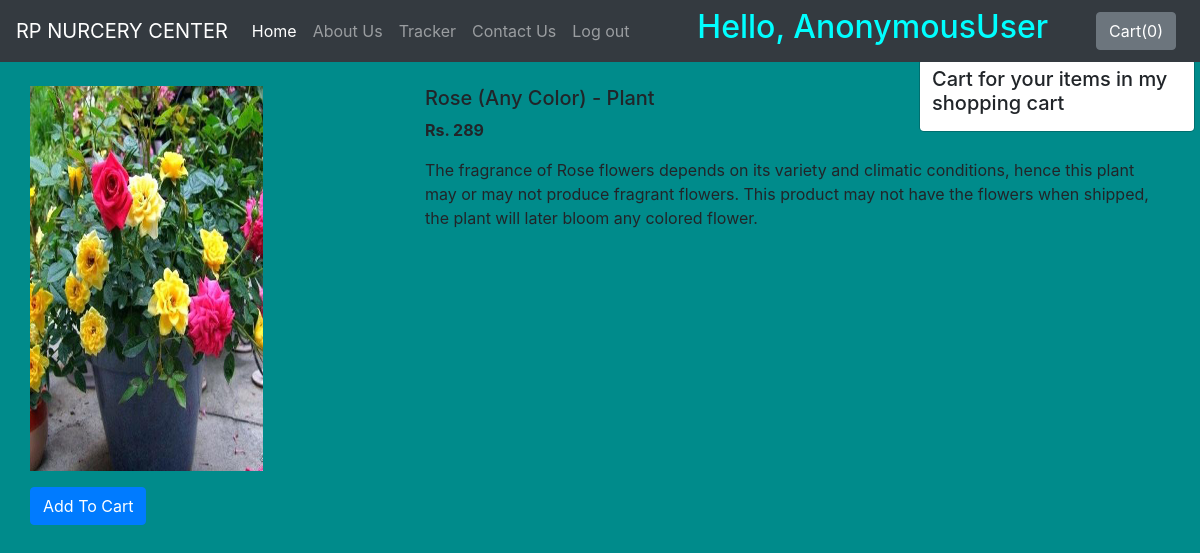
The page /shop/products/4 on the database its author committed.
### shop/models.py (models this page shows, shortened)
class Product(models.Model):
    product_id = models.AutoField
    product_name = models.CharField(max_length=50)
    category = models.CharField(max_length=50, default="")
    price = models.IntegerField(default=0)
    desc = models.CharField(max_length=300)
    pub_date = models.DateField()
    image = models.ImageField(upload_to='shop/images', default="")

### shop/views.py (the view)
# urls.py: path("products/<int:myid>", views.productView, name="ProductView"),
def productView(request, myid):
    product = Product.objects.filter(id=myid)
    return render(request, 'shop/prodView.html', {'product':product[0]})

### shop/templates/shop/prodView.html (shortened to what this page needs)
{% extends 'shop/basic.html' %}
{% block body %}
<div class="container my-4">
    <div class="row">
    <div class="col-md-4">
    <div class="row">
        <img src="/media/{{product.image}}" width="233px" height="385px">
    </div>
        <div class="row mt-3">
            <span id="divpr{{product.id}}" class="divpr">
                <button id="pr{{product.id}}" class="btn btn-primary cart">Add To Cart</button>
            </span>
        </div>
    </div>
    <div class="col-md-8">
        <h5 id="namepr{{product.id}}">{{product.product_name}}</h5>
        <p><b>Rs. <span id="pricepr{{product.id}}">{{product.price}}</span> </b></p>
        <p>{{product.desc}}</p>
    </div>
    </div>
</div>
{% endblock %}

### rows shown on the page
Product: image (picture), product_name "Rose (Any Color) - Plant", price "289", desc "The fragrance of Rose flowers depends on its variety and climatic conditions, hence this plant may or may not produce fragrant flowers. This product may not have the flowers when shipped, the plant will later bloom any colored flower."

### other values the page prints
{{ request.user }} "AnonymousUser"
